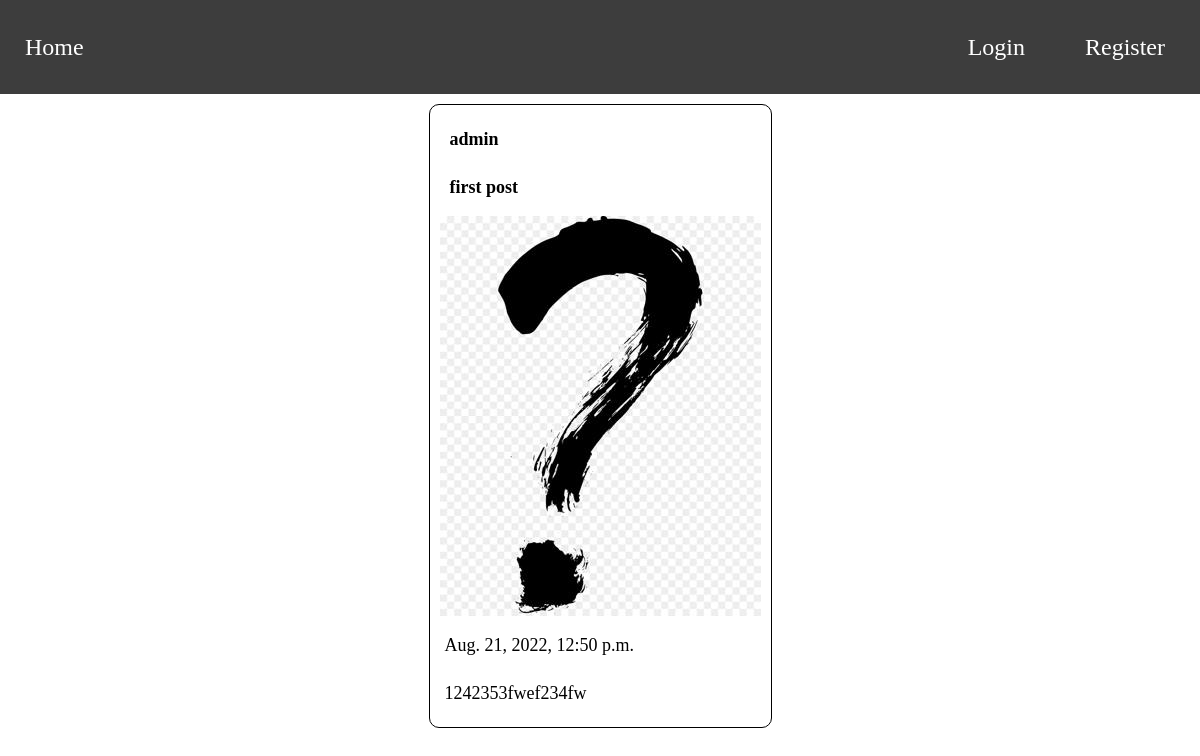
/post/1, run on the app's committed database.
### posts/models.py (models this page shows, shortened)
class Post(models.Model):
    author = models.ForeignKey(Profile, on_delete=models.CASCADE, related_name='posts', null=True, blank=True)
    title = models.CharField(max_length=100, blank=True, null=True)
    text = models.TextField(max_length=5000, blank=True, null=True)
    date_posted = models.DateTimeField(default=timezone.now)
    image= models.ImageField(default='post_default.jpg', upload_to='posts_pics')

### users/models.py (models this page shows, shortened)
class Profile(models.Model):
    user = models.OneToOneField(User, on_delete=models.CASCADE)
    subscribers = models.ManyToManyField(User, related_name='subscribers', blank=True)
    image = models.ImageField(default='profile_default.jpg', upload_to='profile_pics')

### posts/views.py (the view)
# urls.py: path('post/<post_id>', views.post, name='post'),
def post(request, post_id):
    post_from_cahce = post_id
    if cache.get(post_from_cahce):
        post = cache.get(post_from_cahce)
    else:
        post = get_object_or_404(Post, pk=post_id)
        cache.set(post_from_cahce, post)
    context = {'post': post}
    return render(request, 'posts/post.html', context)

### posts/templates/posts/post.html (shortened to what this page needs)
{% extends 'posts/base.html' %}
{% block content %}
    <div class="cards-container">
        <div class="card">
            <div class="card-row">
                <p><a href="{% url 'profile' post.author.id %}">{{ post.author.user }}</a></p>
            </div>
            <div class="card-row">
                <p><a href="{% url 'post' post.id %}">{{ post.title }}</a></p>
            </div>
            <div class="card-row">
                <img src="{{ post.image.url }}">
            </div>
            <div class="card-row">
                <p>{{ post.date_posted }}</p>
            </div>
            <div class="card-row">
                <p>{{ post.text }}</p>
            </div>
        </div>
    </div>
{% endblock %}

### static/css/style.css (style rules this page uses)
* { padding: 0; margin: 0; border: 0; }
*,*:before,*:after { -moz-box-sizing: border-box; -webkit-box-sizing: border-box; box-sizing: border-box; }
html,body { height: 100%; width: 100%; font-size: 100%; line-height: 1; font-size: 14px; -ms-text-size-adjust: 100%; -moz-text-size-adjust: 100%; -webkit-text-size-adjust: 100%; }
a, a:visited { text-decoration: none; }
img { vertical-align: top; }
a { padding: 10px 5px; font-size: 18px; }
p { padding: 10px 5px; font-size: 18px; }
a:link { color: black; }
.cards-container { display: flex; flex-direction: column; align-items: center; }
.card { display: flex; flex-direction: column; margin: 10px 0 30px 0; padding: 10px; border: 1px solid black; border-radius: 10px; }
.card-row { display: flex; flex-direction: row; margin: 5px 0; }
.card-row a { font-weight: bold; }

### data on the page
Post: author.user "admin", title "first post", image (placeholder picture), date_posted "Aug. 21, 2022, 12:50 p.m.", text "1242353fwef234fw"
